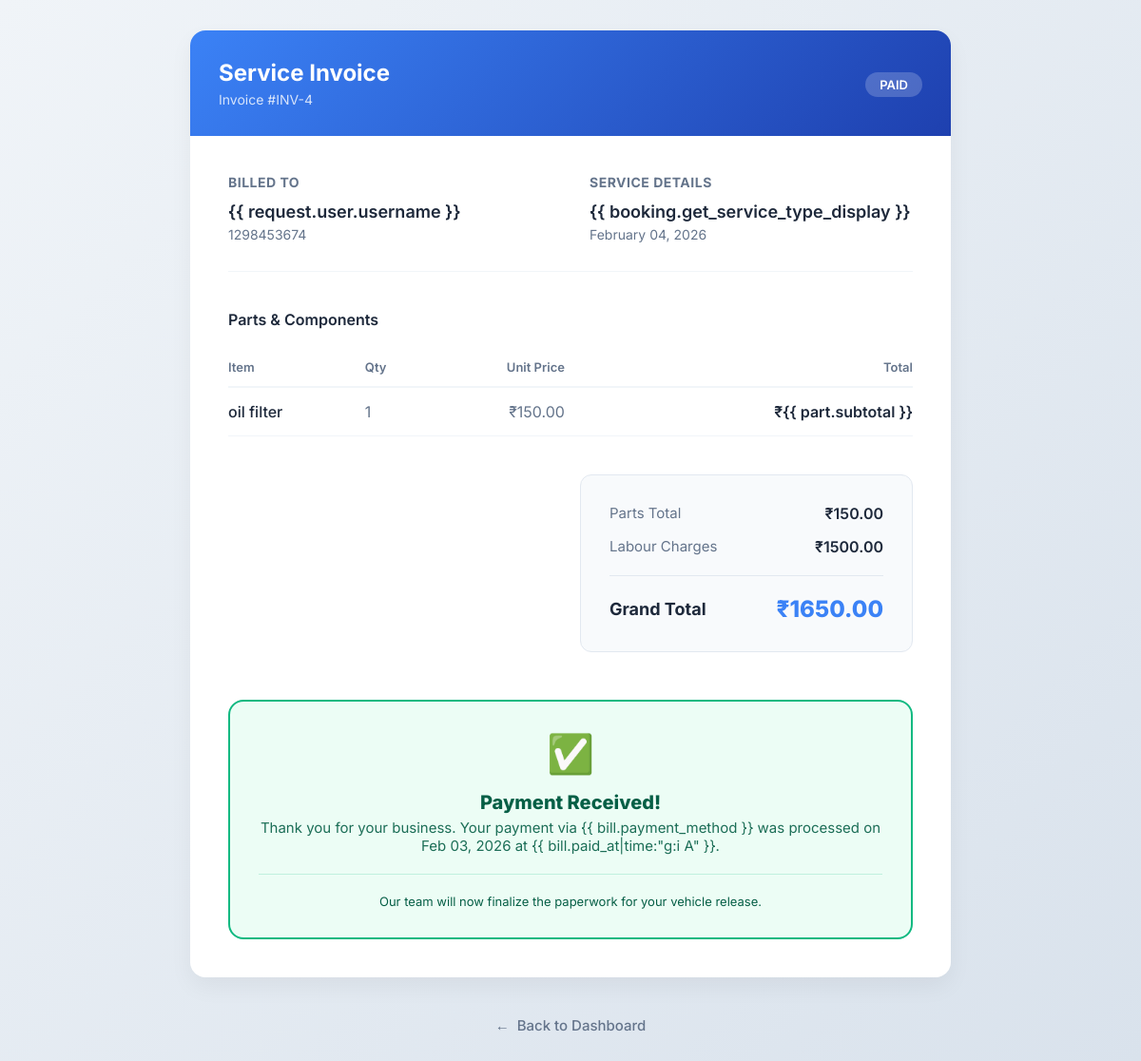
The page /customer/bill/2/ (signed in) on the database its author committed.
### billing/models.py (models this page shows, shortened)
class Bill(models.Model):
    jobcard = models.OneToOneField('mech.JobCard', on_delete=models.CASCADE)
    labour_cost = models.DecimalField(max_digits=10, decimal_places=2, default=0)
    parts_total = models.DecimalField(max_digits=10, decimal_places=2, default=0)
    total_amount = models.DecimalField(max_digits=10, decimal_places=2, default=0)
    is_submitted_by_mechanic = models.BooleanField(default=False)
    is_approved_by_admin = models.BooleanField(default=False)
    submitted_at = models.DateTimeField(null=True, blank=True)
    approved_at = models.DateTimeField(null=True, blank=True)
    is_paid = models.BooleanField(default=False)
    paid_at = models.DateTimeField(null=True, blank=True)
    payment_method = models.CharField(max_length=50, null=True, blank=True)
    created_at = models.DateTimeField(auto_now_add=True)

class BillItem(models.Model):
    bill = models.ForeignKey(Bill, on_delete=models.CASCADE, related_name='items')
    jobcard = models.ForeignKey(JobCard, on_delete=models.CASCADE, null=True, blank=True)
    part_name = models.CharField(max_length=100)
    quantity = models.IntegerField(default=1)
    unit_price = models.DecimalField(max_digits=10, decimal_places=2)
    subtotal = models.DecimalField(max_digits=10, decimal_places=2, default=0)

### booking/models.py (models this page shows, shortened)
class Booking(models.Model):
    SERVICE_CHOICE = [
        ('general', 'General Service'),
        ('oil', 'Oil Change'),
        ('engine', 'Engine Work'),
        ('brake', 'Brake Service'),
        ('other', 'Other'),
    ]
    STATUS_CHOICE = [
        ('pending', 'Pending'),
        ('approved', 'Approved'),
        ('in_progress', 'In Progress'),
        ('completed', 'Completed'),
        ('cancelled', 'Cancelled'),
    ]
    customer = models.ForeignKey(
        Customer,
        on_delete=models.CASCADE
    )
    service_type = models.CharField(
        max_length=20,
        choices=SERVICE_CHOICE
    )
    problem_description = models.TextField(
        blank=True,
        help_text="Customer can describe their problem here"
    )
    preferred_date = models.DateField()
    preferred_time = models.TimeField()
    status = models.CharField(
        max_length=20,
        choices=STATUS_CHOICE,
        default='pending'
    )
    created_at = models.DateTimeField(auto_now_add=True)

### customers/models.py (models this page shows, shortened)
class Customer(models.Model):
    user = models.OneToOneField(
        User,
        on_delete=models.CASCADE,
        related_name='customer_profile'
    )
    phone = models.CharField(max_length=15)

### customers/views.py (the view)
# urls.py: path('bill/<int:booking_id>/', views.view_bill, name='view_bill'),
@login_required
def view_bill(request, booking_id):
    from booking.models import Booking
    booking = get_object_or_404(Booking, id=booking_id, customer=request.user.customer_profile)
    bill = Bill.objects.filter(jobcard__booking=booking).last()
    if not bill:
        messages.error(request, "Bill not generated yet for this booking.")
        return redirect('customer_dashboard')
    context = {
        'booking': booking,
        'bill': bill,
        'parts': bill.items.all()
    }
    return render(request, 'customers/view_bill.html', context)

### customers/templates/customers/view_bill.html (shortened to what this page needs)
{% extends 'customers/base_customer.html' %}
{% block content %}
<div class="container py-5" style="max-width: 800px; margin: 0 auto; font-family: 'Inter', sans-serif;">
    <div style="background: white; border-radius: 16px; box-shadow: 0 10px 25px rgba(0,0,0,0.05); overflow: hidden;">
        <div style="background: linear-gradient(135deg, #3b82f6 0%, #1e40af 100%); padding: 30px; color: white;">
            <div style="display: flex; justify-content: space-between; align-items: center;">
                <div>
                    <h1 style="font-size: 24px; font-weight: 700; margin-bottom: 5px;">Service Invoice</h1>
                    <p style="opacity: 0.8; font-size: 14px;">Invoice #INV-{{ bill.id }}</p>
                </div>
                <div style="text-align: right;">
                    <span
                        style="background: rgba(255,255,255,0.2); padding: 5px 15px; border-radius: 20px; font-size: 13px; font-weight: 600;">
                        {% if bill.is_paid %}PAID{% else %}UNPAID{% endif %}
                    </span>
                </div>
            </div>
        </div>
        <div style="padding: 40px;">
            <div
                style="display: grid; grid-template-columns: 1fr 1fr; gap: 40px; margin-bottom: 40px; padding-bottom: 30px; border-bottom: 1px solid #f1f5f9;">
                <div>
                    <h3
                        style="font-size: 14px; text-transform: uppercase; color: #64748b; margin-bottom: 12px; letter-spacing: 0.5px;">
                        Billed To</h3>
                    <p style="font-weight: 600; color: #1e293b; margin-bottom: 5px; font-size: 18px;">{{
                        request.user.username }}</p>
                    <p style="color: #64748b; font-size: 14px;">{{ booking.customer.phone }}</p>
                </div>
                <div>
                    <h3
                        style="font-size: 14px; text-transform: uppercase; color: #64748b; margin-bottom: 12px; letter-spacing: 0.5px;">
                        Service Details</h3>
                    <p style="font-weight: 600; color: #1e293b; margin-bottom: 5px; font-size: 18px;">{{
                        booking.get_service_type_display }}</p>
                    <p style="color: #64748b; font-size: 14px;">{{ booking.preferred_date|date:"F d, Y" }}</p>
                </div>
            </div>
            <h3 style="font-size: 16px; font-weight: 600; color: #1e293b; margin-bottom: 20px;">Parts & Components</h3>
            <table style="width: 100%; border-collapse: collapse; margin-bottom: 40px;">
                <thead>
                    <tr style="border-bottom: 2px solid #f1f5f9; text-align: left;">
                        <th style="padding: 12px 0; color: #64748b; font-size: 13px; font-weight: 600;">Item</th>
                        <th style="padding: 12px 0; color: #64748b; font-size: 13px; font-weight: 600;">Qty</th>
                        <th
                            style="padding: 12px 0; color: #64748b; font-size: 13px; font-weight: 600; text-align: right;">
                            Unit Price</th>
                        <th
                            style="padding: 12px 0; color: #64748b; font-size: 13px; font-weight: 600; text-align: right;">
                            Total</th>
                    </tr>
                </thead>
                <tbody>
                    {% for part in parts %}
                    <tr style="border-bottom: 1px solid #f1f5f9;">
                        <td style="padding: 15px 0; color: #1e293b; font-weight: 500;">{{ part.part_name }}</td>
                        <td style="padding: 15px 0; color: #64748b;">{{ part.quantity }}</td>
                        <td style="padding: 15px 0; color: #64748b; text-align: right;">₹{{ part.unit_price }}</td>
                        <td style="padding: 15px 0; color: #1e293b; font-weight: 600; text-align: right;">₹{{
                            part.subtotal }}</td>
                    </tr>
                    {% empty %}
                    <tr>
                        <td colspan="4"
                            style="padding: 30px 0; text-align: center; color: #94a3b8; font-style: italic;">No specific
                            parts listed for this service.</td>
                    </tr>
                    {% endfor %}
                </tbody>
            </table>
            <div
                style="background: #f8fafc; border-radius: 12px; padding: 30px; margin-left: auto; max-width: 350px; border: 1px solid #e2e8f0;">
                <div style="display: flex; justify-content: space-between; margin-bottom: 15px;">
                    <span style="color: #64748b; font-size: 15px;">Parts Total</span>
                    <span style="color: #1e293b; font-weight: 600;">₹{{ bill.parts_total }}</span>
                </div>
                <div
                    style="display: flex; justify-content: space-between; margin-bottom: 20px; padding-bottom: 20px; border-bottom: 1px solid #e2e8f0;">
                    <span style="color: #64748b; font-size: 15px;">Labour Charges</span>
                    <span style="color: #1e293b; font-weight: 600;">₹{{ bill.labour_cost }}</span>
                </div>
                <div style="display: flex; justify-content: space-between; align-items: center;">
                    <span style="color: #1e293b; font-weight: 700; font-size: 18px;">Grand Total</span>
                    <span style="color: #3b82f6; font-weight: 800; font-size: 24px;">₹{{ bill.total_amount }}</span>
                </div>
            </div>
            {% if not bill.is_paid %}
            <div
                style="margin-top: 50px; text-align: center; background: #f0f9ff; padding: 40px; border-radius: 16px; border: 1px dashed #3b82f6;">
                <h4 style="color: #1e40af; font-size: 18px; font-weight: 700; margin-bottom: 10px;">Safe & Secure
                    Payment</h4>
                <p style="color: #64748b; margin-bottom: 30px; font-size: 14px;">Once you click below, you'll be taken
                    to our secure payment gateway to enter your card details.</p>
                <a href="{% url 'pay_bill' bill.id %}"
                    style="display: inline-block; background: #10b981; color: white; padding: 18px 50px; border-radius: 12px; text-decoration: none; font-weight: 700; font-size: 16px; transition: all 0.2s ease; box-shadow: 0 4px 14px rgba(16, 185, 129, 0.3);">
                    Proceed to Payment
                </a>
            </div>
            {% else %}
            <div
                style="margin-top: 50px; background: #ecfdf5; border: 2px solid #10b981; padding: 30px; border-radius: 16px; color: #065f46; text-align: center;">
                <div style="font-size: 40px; margin-bottom: 15px;">✅</div>
                <h4 style="font-weight: 800; font-size: 20px; margin-bottom: 5px;">Payment Received!</h4>
                <p style="font-size: 15px; opacity: 0.9;">Thank you for your business. Your payment via {{
                    bill.payment_method }} was processed on {{ bill.paid_at|date:"M d, Y" }} at {{
                    bill.paid_at|time:"g:i A" }}.</p>
                <div
                    style="margin-top: 20px; padding-top: 20px; border-top: 1px solid rgba(16, 185, 129, 0.2); font-size: 13px;">
                    Our team will now finalize the paperwork for your vehicle release.
                </div>
            </div>
            {% endif %}
        </div>
    </div>
    <div style="text-align: center; margin-top: 40px;">
        <a href="{% url 'customer_dashboard' %}"
            style="color: #64748b; text-decoration: none; font-size: 15px; font-weight: 500; display: inline-flex; align-items: center; gap: 8px;">
            <span>←</span> Back to Dashboard
        </a>
    </div>
</div>
{% endblock %}

### customers/templates/customers/base_customer.html (style rules this page uses)
* { margin: 0; padding: 0; box-sizing: border-box; }
body { font-family: 'Inter', system-ui, -apple-system, sans-serif; background: linear-gradient(135deg, #f0f4f8 0%, #d9e2ec 100%); min-height: 100vh; color: #1e293b; }

### rows shown on the page
Bill: id "4", parts_total "150.00", labour_cost "1500.00", total_amount "1650.00", paid_at "Feb 03, 2026"
Booking: customer.phone "1298453674", preferred_date "February 04, 2026"
BillItem: part_name "oil filter", quantity "1", unit_price "150.00"
